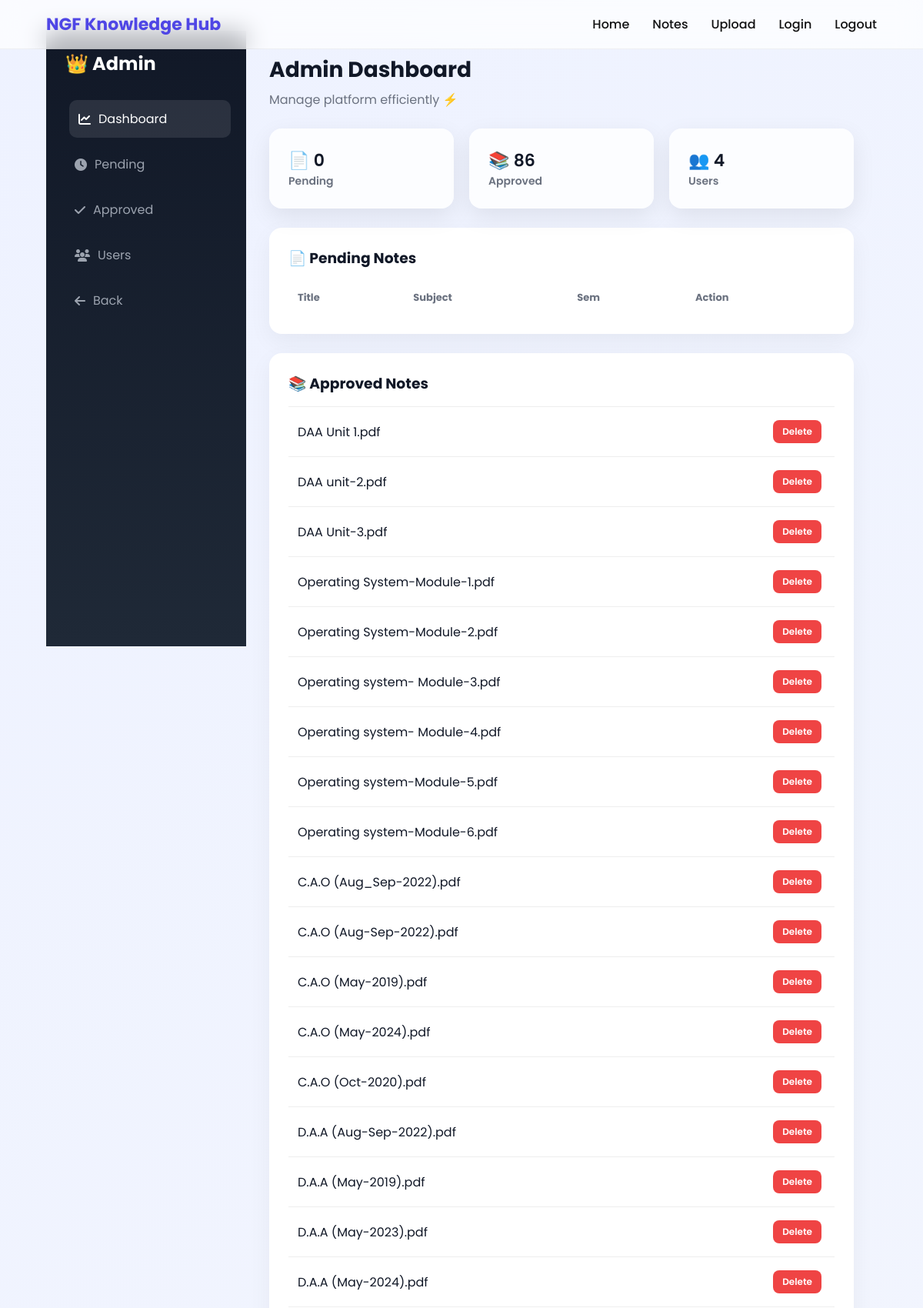
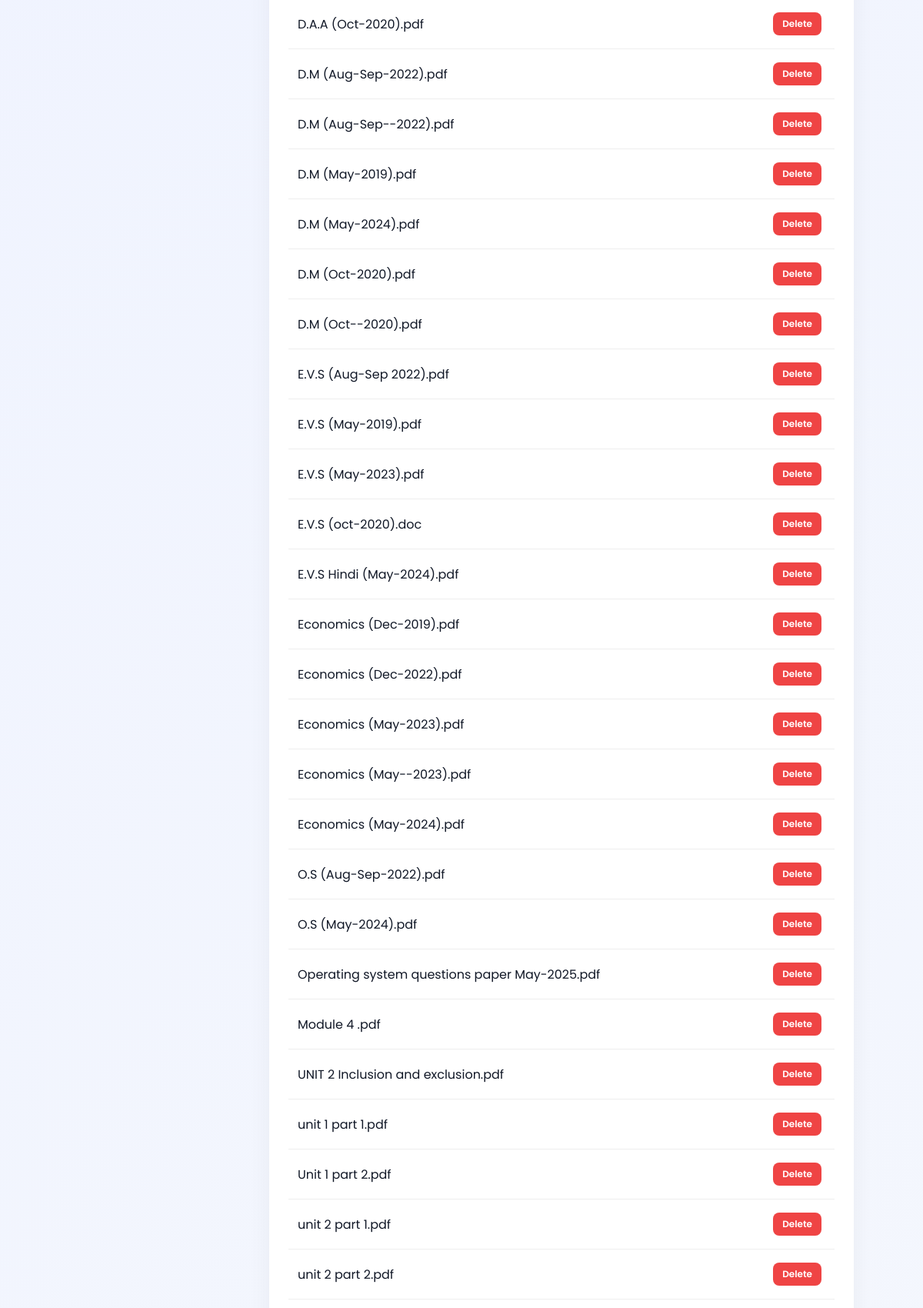
The page /admin (signed in, upper part) on the database its author committed (2 pictures, top to bottom).
### tables this page shows
CREATE TABLE notes(
        id INTEGER PRIMARY KEY AUTOINCREMENT,
        title TEXT NOT NULL,
        filename TEXT NOT NULL,
        subject TEXT NOT NULL,
        semester INTEGER NOT NULL,
        uploaded_by TEXT NOT NULL,
        status TEXT NOT NULL DEFAULT 'pending',
        downloads INTEGER DEFAULT 0,
        created_at TIMESTAMP DEFAULT CURRENT_TIMESTAMP
    , share_id TEXT);

### app.py (the view)
@app.route("/admin")
def admin():
    if not login_required():
        return login_required_redirect()
    if not admin_required():
        return "⛔ Access Denied"
    conn = get_db_connection()
    cur = conn.cursor()
    cur.execute("SELECT * FROM notes WHERE status='pending'")
    pending_notes = cur.fetchall()
    cur.execute("SELECT * FROM notes WHERE status='approved'")
    approved_notes = cur.fetchall()
    cur.execute("SELECT * FROM users")
    users = cur.fetchall()
    conn.close()
    return render_template(
        "admin.html",
        pending_notes=pending_notes,
        approved_notes=approved_notes,
        users=users
    )

### app.py (called while the page is built)
def get_db_connection():
    conn = sqlite3.connect(Config.DATABASE)
    conn.row_factory = sqlite3.Row
    return conn

def login_required():
    return "user" in session

def admin_required():
    return session.get("role") == "admin"

### templates/admin.html (shortened to what this page needs)
{% extends "base.html" %}
{% block content %}
<div class="admin-layout">
  <aside class="sidebar">
    <h2>👑 Admin</h2>
    <a href="#" class="active"><i class="fas fa-chart-line"></i> Dashboard</a>
    <a href="#pending"><i class="fas fa-clock"></i> Pending</a>
    <a href="#approved"><i class="fas fa-check"></i> Approved</a>
    <a href="#users"><i class="fas fa-users"></i> Users</a>
    <a href="/dashboard"><i class="fas fa-arrow-left"></i> Back</a>
  </aside>
  <main class="admin-main">
    <div class="admin-header">
      <h1>Admin Dashboard</h1>
      <p>Manage platform efficiently ⚡</p>
    </div>
    <div class="stats">
      <div class="stat-card">📄 {{pending_notes|length}} <span>Pending</span></div>
      <div class="stat-card">📚 {{approved_notes|length}} <span>Approved</span></div>
      <div class="stat-card">👥 {{users|length}} <span>Users</span></div>
    </div>
    <div class="section" id="pending">
      <h3>📄 Pending Notes</h3>
      <table>
        <tr>
          <th>Title</th>
          <th>Subject</th>
          <th>Sem</th>
          <th>Action</th>
        </tr>
      </table>
    </div>
    <div class="section" id="approved">
      <h3>📚 Approved Notes</h3>
      <table>
        {% for n in approved_notes %}
        <tr>
          <td>{{n['title']}}</td>
          <td>
            <a href="/delete/{{n['id']}}" class="btn danger">Delete</a>
          </td>
        </tr>
        {% endfor %}
      </table>
    </div>
  </main>
</div>
{% endblock %}

### templates/base.html (shortened to what this page needs)
<!DOCTYPE html>
<html lang="en">
<head>
<link rel="stylesheet" href="{{ url_for('static', filename='css/style.css') }}">
<link rel="stylesheet" href="https://cdnjs.cloudflare.com/ajax/libs/font-awesome/6.5.0/css/all.min.css">
</head>
<body>
<nav class="navbar">
  <div class="nav-container">
    <a href="/" class="logo">NGF Knowledge Hub</a>
    <ul class="nav-links">
      <li><a href="/">Home</a></li>
      <li><a href="/btech">Notes</a></li>
      <li><a href="/upload">Upload</a></li>
      <li><a href="/login">Login</a></li>
      <li><a href="/logout">Logout</a></li>
    </ul>
  </div>
</nav>
<main class="container">
  {% block content %}{% endblock %}
</main>
</body>
</html>

### static/css/style.css (style rules this page uses)
* { margin:0; padding:0; box-sizing:border-box; }
html, body { width:100%; overflow-x:hidden; }
.container { width:100%; max-width:100%; margin:0; padding:40px 5%; }
.container { padding:80px 8%; min-height:80vh; }
.navbar { position:fixed; top:0; width:100%; z-index:1000; backdrop-filter: blur(15px); background:rgba(255,255,255,0.7); border-bottom:1px solid rgba(0,0,0,0.05); }
.nav-container { display:flex; justify-content:space-between; align-items:center; padding:15px 8%; }
.logo { font-size:22px; font-weight:700; color:#4f46e5; text-decoration:none; }
.nav-links { display:flex; gap:30px; list-style:none; }
.nav-links a { text-decoration:none; color:#111; font-weight:500; position:relative; transition:0.3s; }
.nav-links a::after { content:''; position:absolute; bottom:-5px; left:0; width:0%; height:2px; background:#4f46e5; transition:0.3s; }
.btn { padding:10px 20px; border:none; border-radius:25px; background:linear-gradient(135deg,#4f46e5,#6366f1); color:white; cursor:pointer; transition:0.3s; }
:root { --primary:#4f46e5; --secondary:#6366f1; --bg:#f8fafc; --glass:rgba(255,255,255,0.6); --text:#111827; --muted:#6b7280; --radius:16px; }
body { font-family:'Poppins',sans-serif; background:linear-gradient(135deg,#eef2ff,#f8fafc); color:var(--text); }
.btn { display:inline-block; padding:12px 25px; border-radius:30px; font-weight:600; text-decoration:none; transition:0.3s; margin:5px; }
.stats { display:flex; justify-content:center; gap:20px; margin:50px 0; flex-wrap:wrap; }
.container { width:100%; max-width:100%; margin:0; padding:40px 5% !important; }
.nav-container { padding:15px 5% !important; }
body { margin:0; }
.container { max-width: 1200px; margin: auto; padding: 50px 20px; }
.admin-layout { display: flex; min-height: 100vh; background: linear-gradient(135deg,#eef2ff,#f8fafc); }
.sidebar { width: 260px; background: linear-gradient(180deg,#111827,#1f2937); color: white; padding: 25px; position: fixed; height: 100vh; transition: 0.4s; }
.sidebar h2 { margin-bottom: 30px; }
.sidebar a { display: flex; align-items: center; gap: 10px; padding: 12px; margin: 10px 0; border-radius: 10px; color: #9ca3af; text-decoration: none; transition: 0.3s; }
.sidebar a:hover, .sidebar .active { background: rgba(255,255,255,0.1); color: white; transform: translateX(5px); }
.admin-main { margin-left: 260px; padding: 30px; width: 100%; }
.admin-header h1 { font-size: 28px; }
.admin-header p { color: #6b7280; margin-top: 5px; }
.stats { display: grid; grid-template-columns: repeat(auto-fit,minmax(220px,1fr)); gap: 20px; margin: 25px 0; }
.stat-card { background: rgba(255,255,255,0.8); padding: 25px; border-radius: 16px; font-size: 22px; font-weight: 600; backdrop-filter: blur(10px); box-shadow: 0 10px 30px rgba(0,0,0,0.08); transition: 0.3s; }
.stat-card span { display: block; font-size: 14px; color: #6b7280; }
.section { background: white; padding: 25px; border-radius: 16px; margin-bottom: 25px; box-shadow: 0 10px 30px rgba(0,0,0,0.05); animation: fadeUp 0.6s ease; }
table { width: 100%; border-collapse: collapse; margin-top: 15px; }
th { text-align: left; padding: 12px; font-size: 13px; color: #6b7280; }
td { padding: 12px; border-top: 1px solid #eee; }
.btn { padding: 6px 12px; border-radius: 8px; text-decoration: none; color: white; font-size: 12px; margin-right: 5px; transition: 0.3s; }
.danger { background: #ef4444; }

### rows shown on the page
notes: title "DAA Unit 1.pdf"
notes: title "DAA unit-2.pdf"
notes: title "DAA Unit-3.pdf"
notes: title "Operating System-Module-1.pdf"
notes: title "Operating System-Module-2.pdf"
notes: title "Operating system- Module-3.pdf"
notes: title "Operating system- Module-4.pdf"
notes: title "Operating system-Module-5.pdf"
notes: title "Operating system-Module-6.pdf"
notes: title "C.A.O (Aug_Sep-2022).pdf"
notes: title "C.A.O (Aug-Sep-2022).pdf"
notes: title "C.A.O (May-2019).pdf"
notes: title "C.A.O (May-2024).pdf"
notes: title "C.A.O (Oct-2020).pdf"
notes: title "D.A.A (Aug-Sep-2022).pdf"
notes: title "D.A.A (May-2019).pdf"
notes: title "D.A.A (May-2023).pdf"
notes: title "D.A.A (May-2024).pdf"
notes: title "D.A.A (Oct-2020).pdf"
notes: title "D.M (Aug-Sep-2022).pdf"
notes: title "D.M (Aug-Sep--2022).pdf"
notes: title "D.M (May-2019).pdf"
notes: title "D.M (May-2024).pdf"
notes: title "D.M (Oct-2020).pdf"
notes: title "D.M (Oct--2020).pdf"
notes: title "E.V.S (Aug-Sep 2022).pdf"
notes: title "E.V.S (May-2019).pdf"
notes: title "E.V.S (May-2023).pdf"
notes: title "E.V.S (oct-2020).doc"
notes: title "E.V.S Hindi (May-2024).pdf"
notes: title "Economics (Dec-2019).pdf"
notes: title "Economics (Dec-2022).pdf"
notes: title "Economics (May-2023).pdf"
notes: title "Economics (May--2023).pdf"
notes: title "Economics (May-2024).pdf"
notes: title "O.S (Aug-Sep-2022).pdf"
notes: title "O.S (May-2024).pdf"
notes: title "Operating system questions paper May-2025.pdf"
notes: title "Module 4 .pdf"
notes: title "UNIT 2 Inclusion and exclusion.pdf"
notes: title "unit 1 part 1.pdf"
notes: title "Unit 1 part 2.pdf"
notes: title "unit 2 part 1.pdf"
notes: title "unit 2 part 2.pdf"

### other values the page prints
{{ pending_notes|length }} "0"
{{ approved_notes|length }} "86"
{{ users|length }} "4"
